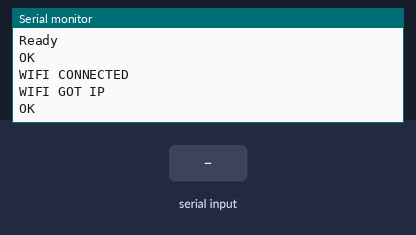
The sketch below on a simulated Arduino Mega 2560, built with avr-gcc and run on an emulated ATmega2560. On the bench: the last lines printed to the serial monitor. The inputs (shaded band) are chosen by the test bench. Random numbers use the default seed unless the sketch sets one; the modem accepts every AT command (registered, SIM ready, sends succeed) and sends nothing else.

Above: at 9.2 s.
9.3 s: "1" received over the second serial link
At 11.2 s:
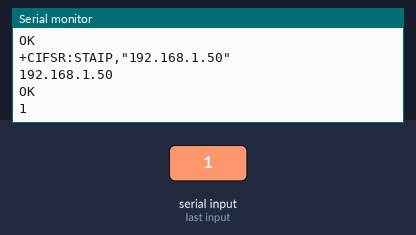
11.5 s: "0" received over the second serial link
At 12.8 s:
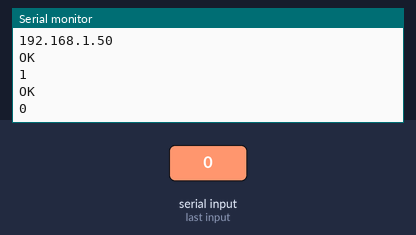
14.5 s: "2" received over the second serial link
At 15.8 s:
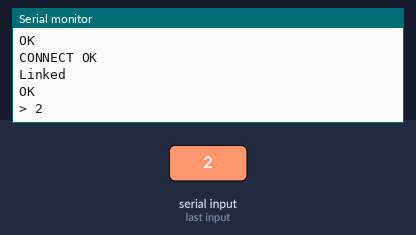

The sketch:

ESP_as_CLINT.ino
```cpp
void setup() {
Serial.begin(9600);
Serial3.begin(115200);
Serial.println("AT commands Begin....");  // put your setup code here, to run once:sendtoESP("AT",1000);
sendtoESP("AT+RST",2000);
sendtoESP("AT+CWMODE=1",1000);
sendtoESP("AT+CWJAP=\"GSP-STAFF\",\"55r@G5b#\"",5000);
}

void loop()
 {
  int a=random(0,100);
  int b=random(0,100);
  sendtoESP("AT+CIFSR",2000);
  sendtoESP("AT+CIPMUX=0",2000);
  sendtoESP("AT+CIPSTART=\"TCP\",\"api.thingspeak.com\",80",1000);
String url = "GET /update?api_key=ZHDESD7JLSULWCJE&field1=" + String(a) + "&field2=" + String(b) +" HTTP/1.1\r\nHost: api.thingspeak.com\r\nConnection: close\r\n\r\n";;
 // int l=url.length();
  sendtoESP("AT+CIPSEND=120",2000);
  sendtoESP(url,5000);


  delay(15000);
}

void sendtoESP(String cmd,int delaytime)
{
  Serial3.println(cmd);
  delay(delaytime);
  while(Serial3.available())

  {
    Serial.write(Serial3.read());
  }

}
```

Measured:
- after the input at 9.3 s, the serial monitor: prints a new line after 0.76 s (image 1)
- after the input at 11.5 s, the serial monitor: prints a new line after 0.51 s (image 2)
- after the input at 14.5 s, the serial monitor: prints a new line after 0.51 s (image 3)
